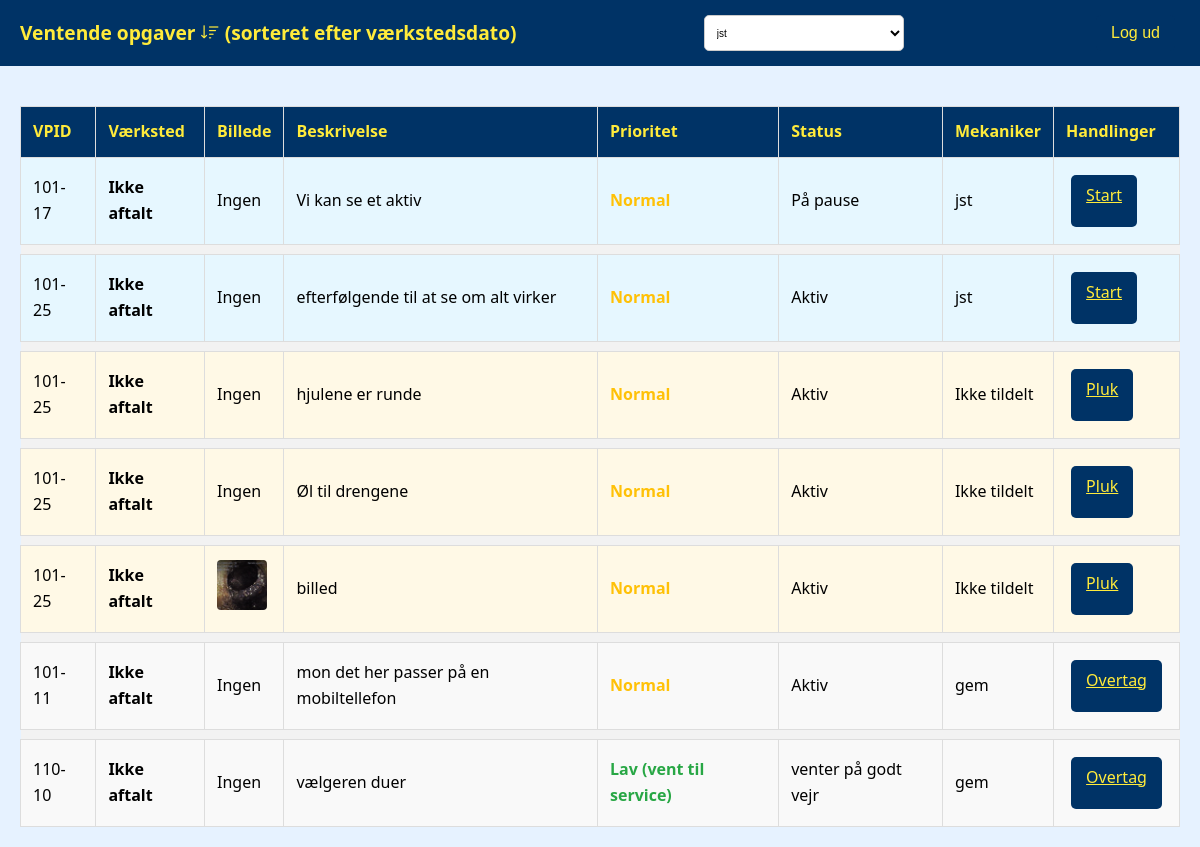
The app's page /mechanic/ (signed in), older data.
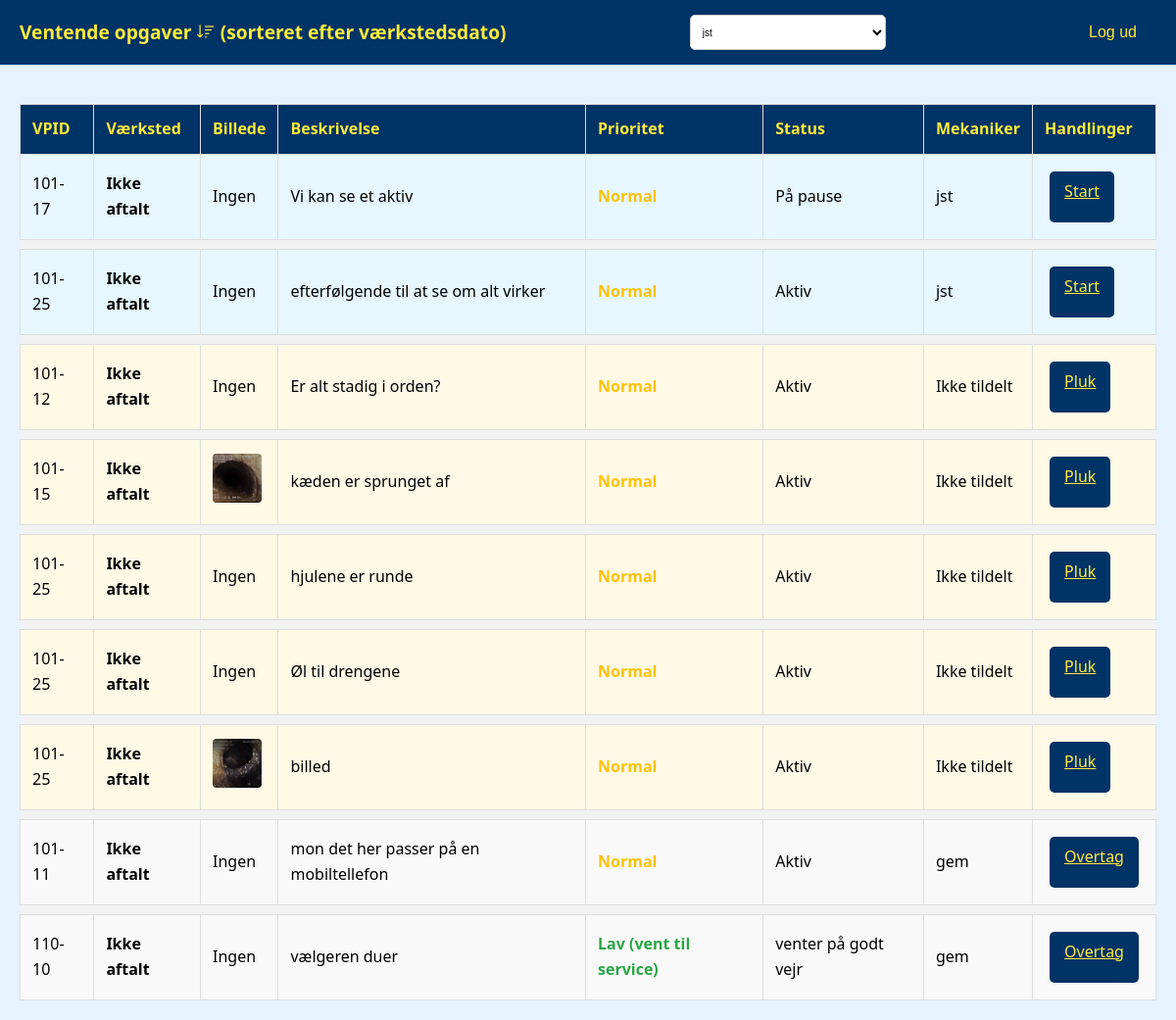
The same page, newer data.
### assets/models.py (models this page shows, shortened)
class FaultReport(models.Model):
    LANGUAGE_CHOICES = [
        ('de', _("Tysk")),
        ('pl', _("Polsk")),
        ('en', _("Engelsk")),
    ]
    PRIORITY_CHOICES = [
        (1, _("Høj")),
        (2, _("Normal")),
        (3, _("Lav (vent til service)")),
    ]
    STATUS_CHOICES = [
        ('Active', _("Aktiv")),
        ('Paused', _("På pause")),
        ('Completed', _("Afsluttet")),
    ]
    title = models.CharField(max_length=100, verbose_name=_("Titel"))
    description = models.TextField(verbose_name=_("Beskrivelse (oversat)"))
    original_description = models.TextField(
        blank=True,
        null=True,
        verbose_name=_("Original beskrivelse")
    )
    sprog = models.CharField(
        max_length=2,
        choices=LANGUAGE_CHOICES,
        default='de',
        verbose_name=_("Originalt sprog")
    )
    created_at = models.DateTimeField(auto_now_add=True, verbose_name=_("Oprettet"))
    updated_at = models.DateTimeField(auto_now=True, verbose_name=_("Opdateret"))
    status = models.CharField(
        max_length=20,
        choices=STATUS_CHOICES,
        default='Active',
        verbose_name=_("Status")
    )
    image = models.ImageField(
        upload_to='fault_reports/',
        blank=True,
        verbose_name=_("Billede")
    )
    repair_status = models.BooleanField(
        default=False,
        verbose_name=_("Reparationsstatus")
    )
    machine = models.CharField(
        max_length=100,
        blank=True,
        null=True,
        default="",
        verbose_name=_("Maskine")
    )
    location = models.CharField(
        max_length=100,
        blank=True,
        null=True,
        default="",
        verbose_name=_("Lokation")
    )
    vpid = models.CharField(
        max_length=100,
        blank=True,
        null=True,
        verbose_name=_("VPID")
    )
    asset = models.ForeignKey(
        'Asset',
        on_delete=models.SET_NULL,
        null=True,
        blank=True,
        verbose_name=_("Aktiv")
    )
    priority = models.IntegerField(
        choices=PRIORITY_CHOICES,
        default=2,
        verbose_name=_("Prioritet")
    )
    assigned_to = models.ForeignKey(
        User,
        on_delete=models.SET_NULL,
        null=True,
        blank=True,
        verbose_name=_("Tildelt mekaniker"),
        related_name='assigned_reports'
    )
    started_at = models.DateTimeField(
        null=True,
        blank=True,
        verbose_name=_("Arbejde påbegyndt")
    )
    completed_at = models.DateTimeField(
        null=True,
        blank=True,
        verbose_name=_("Afsluttet")
    )
    completed_by = models.ForeignKey(
        User,
        on_delete=models.SET_NULL,
        null=True,
        blank=True,
        verbose_name=_("Udført af"),
        related_name='completed_reports'
    )
    notes = models.TextField(
        blank=True,
        verbose_name=_("Noter (til mekaniker)")
    )
    is_approved = models.BooleanField(
        default=False,
        verbose_name=_("Godkendt")
    )
    mechanic_report = models.TextField(
        blank=True,
        null=True,
        verbose_name=_("Mekanikerrapport")
    )
    expected_workshop_date = models.DateTimeField(
        null=True,
        blank=True,
        verbose_name=_("Forventet indkaldelse til værksted"),
        help_text=_("Dato og tid for når aktivet forventes indkaldt til værksted.")
    )
    def current_status(self):
        return self.get_status_display()
    current_status.short_description = _("Nuværende status")

### assets/views.py (the view)
# urls.py: path('mechanic/', views.mechanic_view, name='mechanic_reports'),
@login_required
def mechanic_view(request):
    all_mechanics = User.objects.filter(groups__name='Mekaniker')
    reports = FaultReport.objects.filter(
        completed_at__isnull=True
    ).annotate(
        sort_order=Case(
            When(assigned_to=request.user, then=Value(0)),
            When(assigned_to__isnull=True, then=Value(1)),
            default=Value(2),
            output_field=IntegerField(),
        ),
        has_expected_date=Case(
            When(expected_workshop_date__isnull=False, then=Value(0)),
            default=Value(1),
            output_field=IntegerField(),
        )
    ).order_by(
        'sort_order',
        'has_expected_date',  # Prioriter opgaver med aftalt dato
        'expected_workshop_date',  # Sorter efter dato
        'priority',
        'vpid'
    )
    return render(request, 'assets/mechanic_view.html', {
        'all_mechanics': all_mechanics,
        'reports': reports,
    })

### assets/templates/assets/mechanic_view.html (shortened to what this page needs)
{% load static %}
<!DOCTYPE html>
<html lang="da">
<head>
    <link rel="stylesheet" href="{% static 'css/styles.css' %}">
    <link rel="stylesheet" href="https://cdn.jsdelivr.net/npm/bootstrap-icons@1.10.0/font/bootstrap-icons.css">
</head>
<body>
    <div class="header">
        <div style="color: #ffeb3b; font-size: 1.2rem; font-weight: bold;">
            Ventende opgaver <i class="bi bi-sort-down"></i> (sorteret efter værkstedsdato)
        </div>
        <form id="switch-mechanic-form" method="post" action="{% url 'switch_mechanic' %}">
            <select class="dropdown" id="mechanic-select" onchange="document.getElementById('selected-mechanic-id').value = this.value; this.form.submit();">
                {% for mechanic in all_mechanics %}
                    <option value="{{ mechanic.id }}" {% if mechanic.id == user.id %}selected{% endif %}>
                        {{ mechanic.get_full_name|default:mechanic.username }}
                    </option>
                {% endfor %}
            </select>
        </form>
        <form method="post" action="{% url 'logout' %}">
            <button type="submit" class="btn">Log ud</button>
        </form>
    </div>
    <div style="padding: 20px;">
        <table class="task-table">
            <thead>
                <tr>
                    <th>VPID</th>
                    <th>Værksted</th>
                    <th>Billede</th>
                    <th>Beskrivelse</th>
                    <th>Prioritet</th>
                    <th>Status</th>
                    <th>Mekaniker</th>
                    <th>Handlinger</th>
                </tr>
            </thead>
            <tbody>
                {% for report in reports %}
                    {% if report.assigned_to == user %}
                        {% if not forloop.first and not loop.first %}
                            <tr class="group-separator">
                                <td colspan="8"></td>
                            </tr>
                        {% endif %}
                        <tr class="assigned-to-me">
                            <td>{{ report.vpid }}</td>
                            <td class="workshop-date">
                                {% if report.expected_workshop_date %}
                                    {% now "Y-m-d H:i:s" as current_datetime %}
                                    {% if report.expected_workshop_date|date:"Y-m-d H:i:s" < current_datetime %}
                                        <span class="date-overdue" title="Forsinket!">
                                            <i class="bi bi-exclamation-triangle-fill"></i>
                                            {{ report.expected_workshop_date|date:"d-m H:i" }}
                                        </span>
                                    {% elif report.expected_workshop_date|date:"Y-m-d" == current_datetime|slice:":10" %}
                                        <span class="date-soon" title="I dag!">
                                            <i class="bi bi-calendar-event"></i>
                                            {{ report.expected_workshop_date|date:"H:i" }}
                                        </span>
                                    {% else %}
                                        <span class="date-future" title="Planlagt">
                                            <i class="bi bi-calendar-check"></i>
                                            {{ report.expected_workshop_date|date:"d-m H:i" }}
                                        </span>
                                    {% endif %}
                                {% else %}
                                    <span class="text-muted">Ikke aftalt</span>
                                {% endif %}
                            </td>
                            <td>
                                {% if report.image %}
                                    <img src="{{ report.image.url }}" alt="Billede" class="thumbnail">
                                {% else %}
                                    Ingen
                                {% endif %}
                            </td>
                            <td>{{ report.description|truncatechars:50 }}</td>
                            <td class="priority-{% if report.priority == 1 %}high{% elif report.priority == 2 %}medium{% else %}low{% endif %}">
                                {{ report.get_priority_display }}
                            </td>
                            <td>{{ report.get_status_display }}</td>
                            <td>{{ report.assigned_to.get_full_name|default:report.assigned_to.username }}</td>
                            <td>
                                <div style="white-space: nowrap;">
                                    <a href="{% url 'start_task' report.id %}" class="btn" style="margin-right: 5px;">Start</a>
                                </div>
                            </td>
                        </tr>
                    {% endif %}
                {% endfor %}
                {% for report in reports %}
                    {% if report.assigned_to == None %}
                        {% if not forloop.first %}
                            <tr class="group-separator">
                                <td colspan="8"></td>
                            </tr>
                        {% endif %}
                        <tr class="unassigned">
                            <td>{{ report.vpid }}</td>
                            <td class="workshop-date">
                                {% if report.expected_workshop_date %}
                                    {% now "Y-m-d H:i:s" as current_datetime %}
                                    {% if report.expected_workshop_date|date:"Y-m-d H:i:s" < current_datetime %}
                                        <span class="date-overdue" title="Forsinket!">
                                            <i class="bi bi-exclamation-triangle-fill"></i>
                                            {{ report.expected_workshop_date|date:"d-m H:i" }}
                                        </span>
                                    {% elif report.expected_workshop_date|date:"Y-m-d" == current_datetime|slice:":10" %}
                                        <span class="date-soon" title="I dag!">
                                            <i class="bi bi-calendar-event"></i>
                                            {{ report.expected_workshop_date|date:"H:i" }}
                                        </span>
                                    {% else %}
                                        <span class="date-future" title="Planlagt">
                                            <i class="bi bi-calendar-check"></i>
                                            {{ report.expected_workshop_date|date:"d-m H:i" }}
                                        </span>
                                    {% endif %}
                                {% else %}
                                    <span class="text-muted">Ikke aftalt</span>
                                {% endif %}
                            </td>
                            <td>
                                {% if report.image %}
                                    <img src="{{ report.image.url }}" alt="Billede" class="thumbnail">
                                {% else %}
                                    Ingen
                                {% endif %}
                            </td>
                            <td>{{ report.description|truncatechars:50 }}</td>
                            <td class="priority-{% if report.priority == 1 %}high{% elif report.priority == 2 %}medium{% else %}low{% endif %}">
                                {{ report.get_priority_display }}
                            </td>
                            <td>{{ report.get_status_display }}</td>
                            <td>Ikke tildelt</td>
                            <td>
                                <div style="white-space: nowrap;">
                                    <a href="{% url 'assign_task' report.id %}" class="btn" style="margin-right: 5px;">Pluk</a>
                                </div>
                            </td>
                        </tr>
                    {% endif %}
                {% endfor %}
                {% for report in reports %}
                    {% if report.assigned_to and report.assigned_to != user %}
                        {% if not forloop.first %}
                            <tr class="group-separator">
                                <td colspan="8"></td>
                            </tr>
                        {% endif %}
                        <tr class="assigned-to-others">
                            <td>{{ report.vpid }}</td>
                            <td class="workshop-date">
                                {% if report.expected_workshop_date %}
                                    {% now "Y-m-d H:i:s" as current_datetime %}
                                    {% if report.expected_workshop_date|date:"Y-m-d H:i:s" < current_datetime %}
                                        <span class="date-overdue" title="Forsinket!">
                                            <i class="bi bi-exclamation-triangle-fill"></i>
                                            {{ report.expected_workshop_date|date:"d-m H:i" }}
                                        </span>
                                    {% elif report.expected_workshop_date|date:"Y-m-d" == current_datetime|slice:":10" %}
                                        <span class="date-soon" title="I dag!">
                                            <i class="bi bi-calendar-event"></i>
                                            {{ report.expected_workshop_date|date:"H:i" }}
                                        </span>
                                    {% else %}
                                        <span class="date-future" title="Planlagt">
                                            <i class="bi bi-calendar-check"></i>
                                            {{ report.expected_workshop_date|date:"d-m H:i" }}
                                        </span>
                                    {% endif %}
                                {% else %}
                                    <span class="text-muted">Ikke aftalt</span>
                                {% endif %}
                            </td>
                            <td>
                                {% if report.image %}
                                    <img src="{{ report.image.url }}" alt="Billede" class="thumbnail">
                                {% else %}
                                    Ingen
                                {% endif %}
                            </td>
                            <td>{{ report.description|truncatechars:50 }}</td>
                            <td class="priority-{% if report.priority == 1 %}high{% elif report.priority == 2 %}medium{% else %}low{% endif %}">
                                {{ report.get_priority_display }}
                            </td>
                            <td>{{ report.get_status_display }}</td>
                            <td>{{ report.assigned_to.get_full_name|default:report.assigned_to.username }}</td>
                            <td>
                                <div style="white-space: nowrap;">
                                    <a href="{% url 'take_over_task' report.id %}" class="btn" style="margin-right: 5px;">Overtag</a>
                                </div>
                            </td>
                        </tr>
                    {% endif %}
                {% endfor %}
            </tbody>
        </table>
    </div>
</body>
</html>

Row changes from the older to the newer data that the page shows:
added FaultReport: vpid "101-12", shows "Ikke aftalt", image "Ingen", description "Er alt stadig i orden?", priority "Normal", status "Aktiv"
added FaultReport: vpid "101-15", shows "Ikke aftalt", image (picture), description "kæden er sprunget af", priority "Normal", status "Aktiv"
